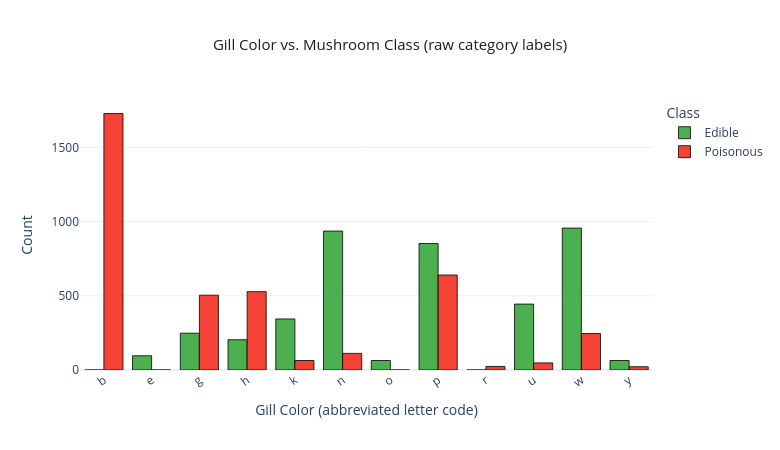

Notebook code for this chart:
### Markdown cell above
### Plot 2 – Gill Color vs. Target Class

`gill-color` is one of the most visually salient physical features of a mushroom. This plot examines how each gill color category distributes across edible and poisonous classes, revealing class-conditional patterns that inform feature importance.

### Code cell
gill_class = df[['poisonous']].copy()
gill_class['gill-color-raw'] = X_raw['gill-color']

gc_counts = gill_class.groupby(['gill-color-raw', 'poisonous']).size().unstack(fill_value=0)
gc_counts.columns = ['Edible', 'Poisonous']
gc_counts = gc_counts.reset_index()

fig = go.Figure()

fig.add_trace(go.Bar(
    name='Edible',
    x=gc_counts['gill-color-raw'],
    y=gc_counts['Edible'],
    marker_color='#4caf50',
    marker_line_color='black',
    marker_line_width=0.8
))

fig.add_trace(go.Bar(
    name='Poisonous',
    x=gc_counts['gill-color-raw'],
    y=gc_counts['Poisonous'],
    marker_color='#f44336',
    marker_line_color='black',
    marker_line_width=0.8
))

fig.update_layout(
    title=dict(text='Gill Color vs. Mushroom Class (raw category labels)', font=dict(size=15, color='#1a1a2e'), x=0.5),
    xaxis_title='Gill Color (abbreviated letter code)',
    yaxis_title='Count',
    barmode='group',
    legend_title='Class',
    plot_bgcolor='white',
    width=780,
    height=450,
    xaxis=dict(tickangle=-35)
)

fig.show()

### Figure 1 — Plotly figure (JSON) as saved in the notebook; plotly's stock layout.template omitted (floating-point values rounded to 4 significant figures)
{"data": [{"marker": {"color": "#4caf50", "line": {"color": "black", "width": 0.8}}, "name": "Edible", "type": "bar", "x": ["b", "e", "g", "h", "k", "n", "o", "p", "r", "u", "w", "y"], "y": [0, 96, 248, 204, 344, 936, 64, 852, 0, 444, 956, 64]}, {"marker": {"color": "#f44336", "line": {"color": "black", "width": 0.8}}, "name": "Poisonous", "type": "bar", "x": ["b", "e", "g", "h", "k", "n", "o", "p", "r", "u", "w", "y"], "y": [1728, 0, 504, 528, 64, 112, 0, 640, 24, 48, 246, 22]}], "layout": {"barmode": "group", "height": 450, "legend": {"title": {"text": "Class"}}, "plot_bgcolor": "white", "title": {"font": {"color": "#1a1a2e", "size": 15}, "text": "Gill Color vs. Mushroom Class (raw category labels)", "x": 0.5}, "width": 780, "xaxis": {"tickangle": -35, "title": {"text": "Gill Color (abbreviated letter code)"}}, "yaxis": {"title": {"text": "Count"}}}}
